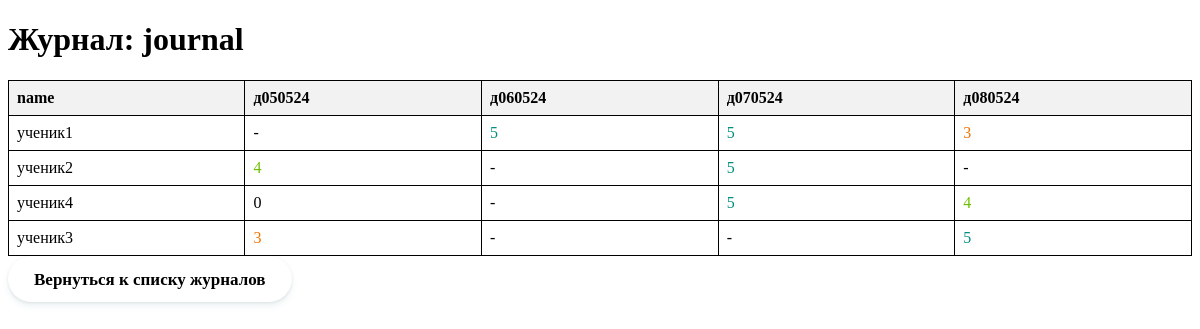
Page /table/journal on the committed database.
### tables this page shows
CREATE TABLE journal(
    id integer primary key autoincrement,
    name text,
    "д050524" integer NOT NULL DEFAULT '-'
, "д060524" integer NOT NULL DEFAULT '-', "д070524" string NOT NULL DEFAULT '-', "д080524" string NOT NULL DEFAULT '-');

### app.py (the view)
@app.route('/table/<table_name>')
def show_table(table_name):
    conn = sqlite3.connect(db_file)
    cursor = conn.cursor()
    cursor.execute(f"PRAGMA table_info({table_name})")
    columns_info = cursor.fetchall()
    col_names = [col[1] for col in columns_info if col[1] != 'id']
    cursor.execute(f"SELECT {', '.join(col_names)} FROM {table_name}")
    rows = cursor.fetchall()
    conn.close()
    return render_template('table.html', table_name=table_name, rows=rows, col_names=col_names)

### templates/table.html (shortened to what this page needs)
<!doctype html>
<html lang="ru">
<head>
</head>
<body>
    <h1>Журнал: {{ table_name }}</h1>
    <table>
        <thead>
            <tr>
                {% for col_name in col_names %}
                    <th>{{ col_name }}</th>
                {% endfor %}
            </tr>
        </thead>
        <tbody>
            {% for row in rows %}
                <tr>
                    {% for cell in row %}
                        <td class="{% if cell == 5 %}high-value{% elif cell == 4 %}medium-value{% elif cell == 3 %}normal-value{% elif cell == 2 %}low-value{% else %}down-value{% endif %}">{{ cell }}</td>
                    {% endfor %}
                </tr>
            {% endfor %}
        </tbody>
    </table>
    <a class="btn" href="{{ url_for('tables') }}">Вернуться к списку журналов</a>
</body>
</html>

### templates/table.html (style rules this page uses)
table { border-collapse: collapse; width: 100%; }
th, td { border: 1px solid black; padding: 8px; text-align: left; }
th { background-color: #f2f2f2; }
.btn { display: inline-block; box-sizing: border-box; padding: 0 25px; margin: 0 15px 15px 0; outline: none; border: 1px solid #fff; border-radius: 50px; height: 46px; line-height: 46px; font-size: 17px; font-weight: 600; font-style: arial; text-decoration: none; color: #000000; background-color: #fff; box-shadow: 0 4px 6px rgb(65 132 144 / 10%), 0 1px 3px rgb(0 0 0 / 8%); cursor: pointer; user-select: none; appearance: none; touch-action: manipulation; vertical-align: top; transition: box-shadow 0.2s; }
.high-value { color: #008F7D; }
.medium-value { color: #6EC100; }
.normal-value { color: #F07300; }
.down-value { color: black; }

### rows in the picture
journal: name "ученик1", row "-" "5" "5" "3"
journal: name "ученик2", row "4" "-" "5" "-"
journal: name "ученик4", row "0" "-" "5" "4"
journal: name "ученик3", row "3" "-" "-" "5"

### other values in the picture
{{ table_name }} "journal"
{{ col_name }} "name" "д050524" "д060524" "д070524" "д080524"
